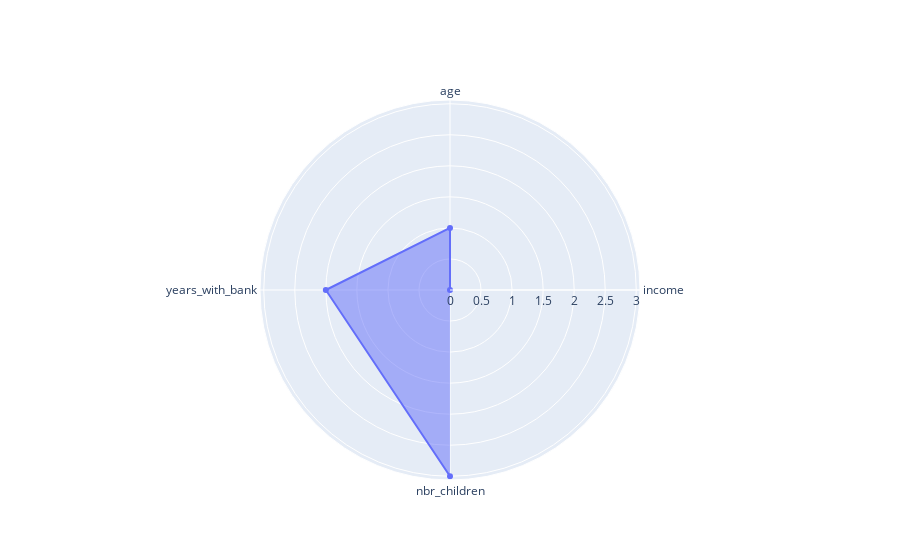

Notebook cell for this chart:
### Code cell
fig = go.Figure(data=go.Scatterpolar(
        r=result.index, 
        theta = ['income', 'age', 'years_with_bank', 'nbr_children', 'marital_status'],
        fill='toself'
))

fig.update_layout(
    polar=dict(
        radialaxis=dict(
            visible=True
        ),
    ),
)

fig.show()

### Figure 1 — Plotly figure (JSON) as saved in the notebook; plotly's stock layout.template omitted (floating-point values rounded to 4 significant figures)
{"data": [{"fill": "toself", "r": [0, 1, 2, 3], "theta": ["income", "age", "years_with_bank", "nbr_children", "marital_status"], "type": "scatterpolar"}], "layout": {"autosize": true, "polar": {"angularaxis": {"type": "category"}, "radialaxis": {"autorange": true, "range": [0, 3.13], "type": "linear", "visible": true}}}}
